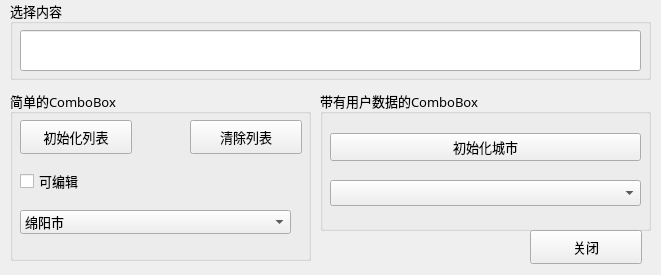
<?xml version="1.0" encoding="UTF-8"?>
<ui version="4.0">
 <class>Widget</class>
 <widget class="QWidget" name="Widget">
  <property name="geometry">
   <rect>
    <x>0</x>
    <y>0</y>
    <width>661</width>
    <height>275</height>
   </rect>
  </property>
  <property name="font">
   <font>
    <family>Agency FB</family>
    <pointsize>10</pointsize>
   </font>
  </property>
  <property name="windowTitle">
   <string>Widget</string>
  </property>
  <widget class="QGroupBox" name="groupBox">
   <property name="geometry">
    <rect>
     <x>10</x>
     <y>0</y>
     <width>641</width>
     <height>80</height>
    </rect>
   </property>
   <property name="title">
    <string>选择内容</string>
   </property>
   <widget class="QLineEdit" name="lineEdit">
    <property name="geometry">
     <rect>
      <x>10</x>
      <y>30</y>
      <width>621</width>
      <height>41</height>
     </rect>
    </property>
   </widget>
  </widget>
  <widget class="QGroupBox" name="groupBox_2">
   <property name="geometry">
    <rect>
     <x>10</x>
     <y>90</y>
     <width>301</width>
     <height>171</height>
    </rect>
   </property>
   <property name="title">
    <string>简单的ComboBox</string>
   </property>
   <widget class="QPushButton" name="pushButton_InitList">
    <property name="geometry">
     <rect>
      <x>10</x>
      <y>30</y>
      <width>112</width>
      <height>34</height>
     </rect>
    </property>
    <property name="text">
     <string>初始化列表</string>
    </property>
   </widget>
   <widget class="QPushButton" name="pushButton_ClearList">
    <property name="geometry">
     <rect>
      <x>180</x>
      <y>30</y>
      <width>112</width>
      <height>34</height>
     </rect>
    </property>
    <property name="text">
     <string>清除列表</string>
    </property>
   </widget>
   <widget class="QCheckBox" name="checkBox">
    <property name="geometry">
     <rect>
      <x>10</x>
      <y>80</y>
      <width>105</width>
      <height>22</height>
     </rect>
    </property>
    <property name="text">
     <string>可编辑</string>
    </property>
   </widget>
   <widget class="QComboBox" name="comboBox_City">
    <property name="geometry">
     <rect>
      <x>10</x>
      <y>120</y>
      <width>271</width>
      <height>24</height>
     </rect>
    </property>
    <item>
     <property name="text">
      <string>绵阳市</string>
     </property>
    </item>
    <item>
     <property name="text">
      <string>达州市</string>
     </property>
    </item>
    <item>
     <property name="text">
      <string>德阳市</string>
     </property>
    </item>
    <item>
     <property name="text">
      <string>资阳市</string>
     </property>
    </item>
    <item>
     <property name="text">
      <string>成都市</string>
     </property>
    </item>
   </widget>
  </widget>
  <widget class="QGroupBox" name="groupBox_3">
   <property name="geometry">
    <rect>
     <x>320</x>
     <y>90</y>
     <width>331</width>
     <height>141</height>
    </rect>
   </property>
   <property name="title">
    <string>带有用户数据的ComboBox</string>
   </property>
   <widget class="QWidget" name="verticalLayoutWidget">
    <property name="geometry">
     <rect>
      <x>10</x>
      <y>30</y>
      <width>311</width>
      <height>101</height>
     </rect>
    </property>
    <layout class="QVBoxLayout" name="verticalLayout">
     <item>
      <widget class="QPushButton" name="pushButton_InitCity">
       <property name="text">
        <string>初始化城市</string>
       </property>
      </widget>
     </item>
     <item>
      <widget class="QComboBox" name="comboBox_User"/>
     </item>
    </layout>
   </widget>
  </widget>
  <widget class="QPushButton" name="pushButton_Close">
   <property name="geometry">
    <rect>
     <x>530</x>
     <y>230</y>
     <width>112</width>
     <height>34</height>
    </rect>
   </property>
   <property name="text">
    <string>关闭</string>
   </property>
   <property name="icon">
    <iconset resource="icons.qrc">
     <normaloff>:/new/prefix1/images/132.bmp</normaloff>:/new/prefix1/images/132.bmp</iconset>
   </property>
  </widget>
 </widget>
 <resources>
  <include location="icons.qrc"/>
 </resources>
 <connections>
  <connection>
   <sender>pushButton_Close</sender>
   <signal>clicked()</signal>
   <receiver>Widget</receiver>
   <slot>close()</slot>
   <hints>
    <hint type="sourcelabel">
     <x>602</x>
     <y>250</y>
    </hint>
    <hint type="destinationlabel">
     <x>603</x>
     <y>329</y>
    </hint>
   </hints>
  </connection>
 </connections>
</ui>
